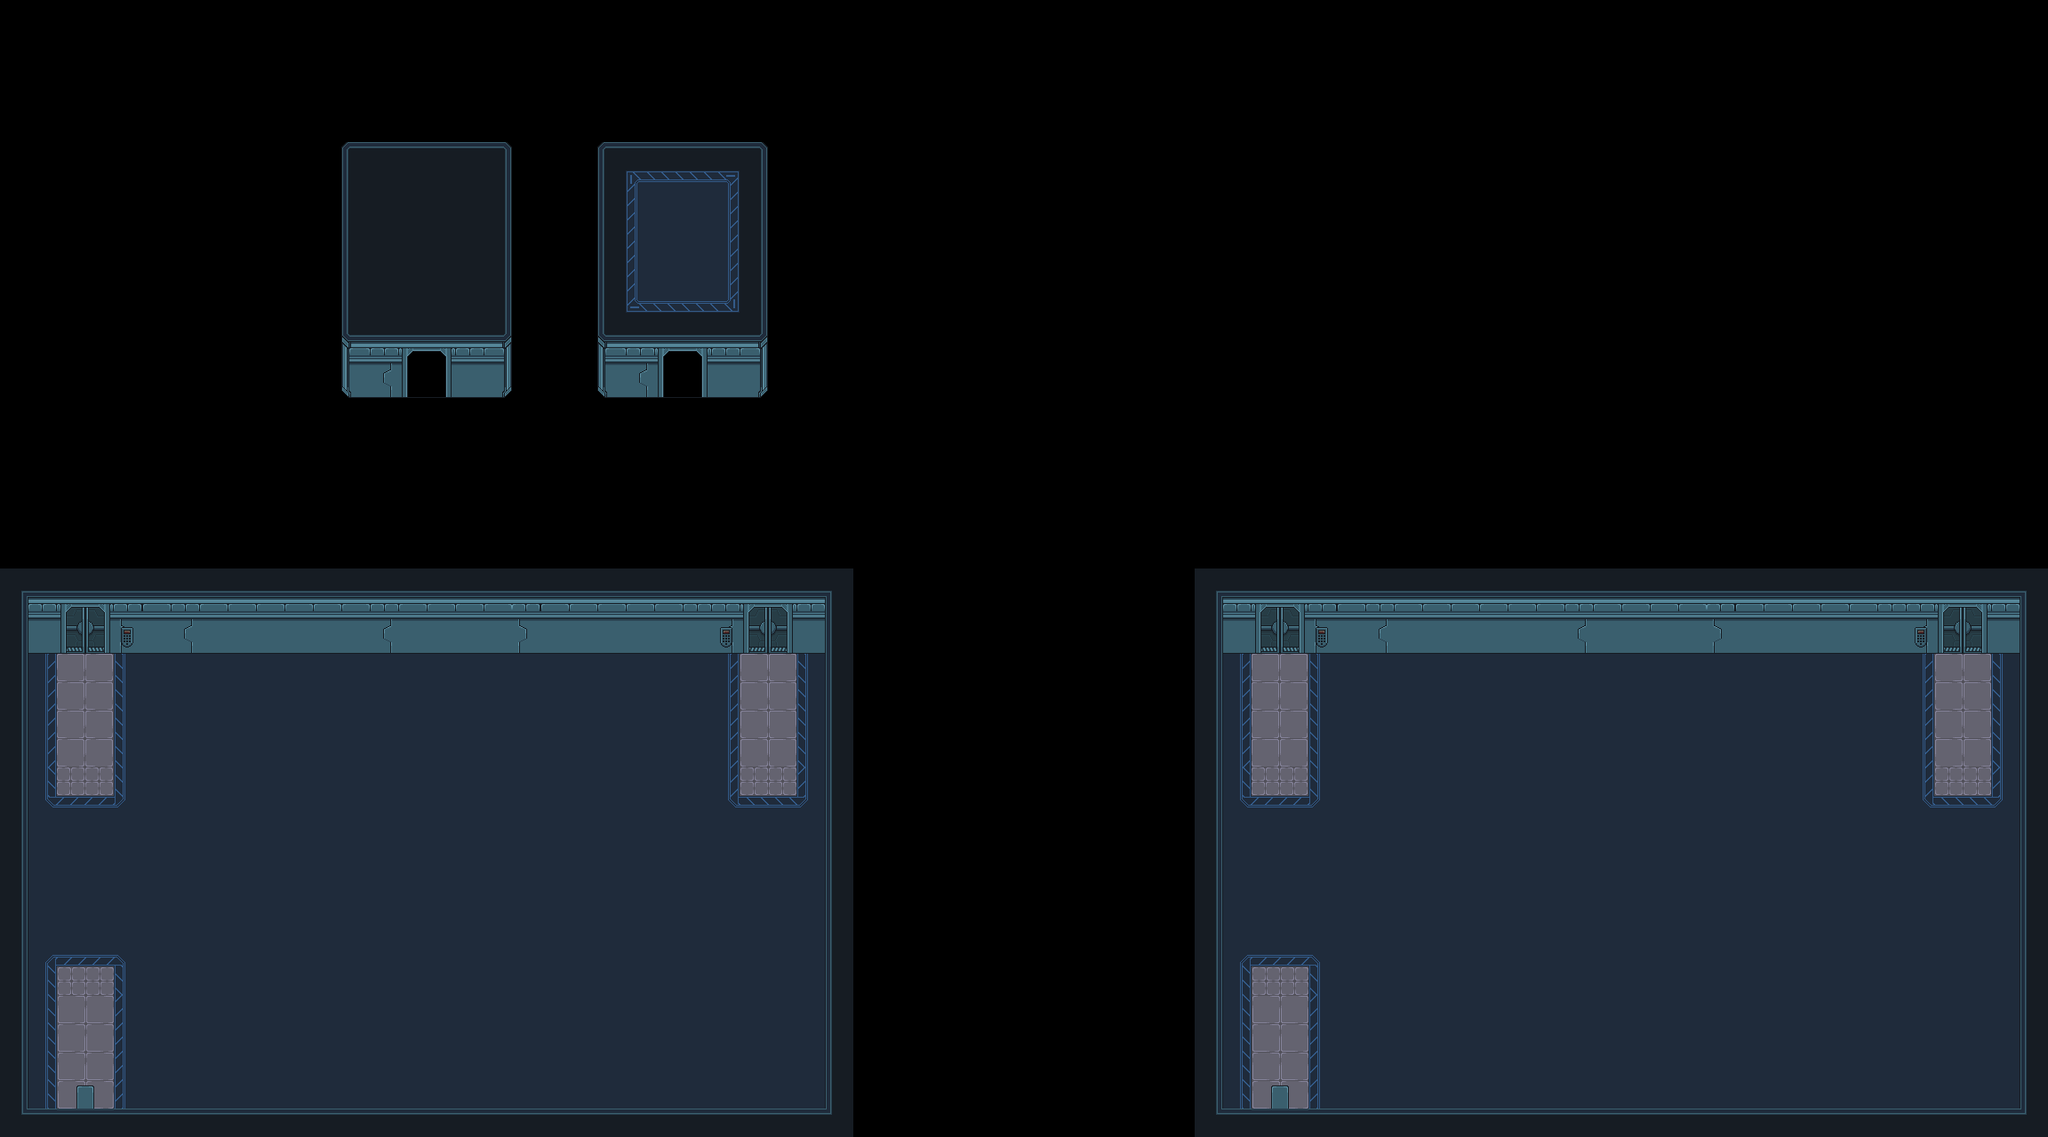

Rendered tile map (Tiled .tmx) drawn with the repository's tilesets; below, a short description and the map source with its tile grids summarised:
An orthogonal 72x40 tile map with 32x32 px tiles, 2 tile layers (Background, Doors), 2 hidden layers not drawn.

<map version="1.10" tiledversion="1.10.2" orientation="orthogonal" renderorder="right-down" width="72" height="40" tilewidth="32" tileheight="32" infinite="0" nextlayerid="5" nextobjectid="1">
 <tileset firstgid="1" source="spaceship.tsx" />
 <layer id="1" name="Background" width="72" height="40">
  <data>[2880 cells, 1308 non-empty, 42 distinct tile ids]</data>
 </layer>
 <layer id="4" name="Background Detail" width="72" height="40" visible="0" locked="1">
  <data>[2880 cells, 80 non-empty, 8 distinct tile ids]</data>
 </layer>
 <layer id="2" name="Doors" width="72" height="40" locked="1">
  <data>[2880 cells, 28 non-empty, 8 distinct tile ids]</data>
 </layer>
 <layer id="3" name="Objects" width="72" height="40" visible="0" locked="1">
  <data>[2880 cells, 108 non-empty, 9 distinct tile ids]</data>
 </layer>
</map>
